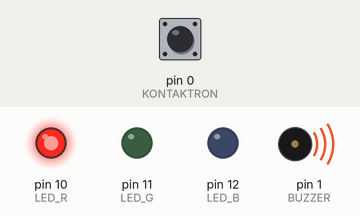
A sketch run on a simulated Arduino Uno, built with avr-gcc and run on an emulated ATmega328P. Shown: output pins drawn as LEDs (lit = HIGH), buzzer (waves = sounding). The test bench sets the inputs (shaded band); at power-on: pin 0 (KONTAKTRON) HIGH.

Above: at 1.2 s.
1.3 s: pin 0 (KONTAKTRON) pulled LOW for 0.15 s
At 1.37 s:
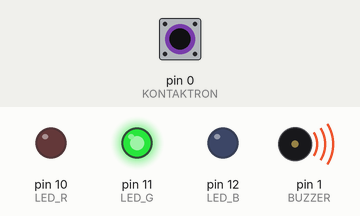
2.9 s: pin 0 (KONTAKTRON) pulled LOW for 3.2 s
At 7.3 s:
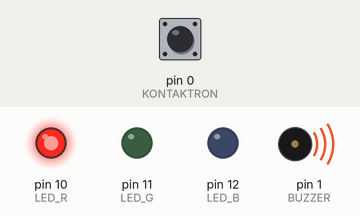
Timing chart, 0 to 8.8 s (numbered marks = the images above; inputs shaded):
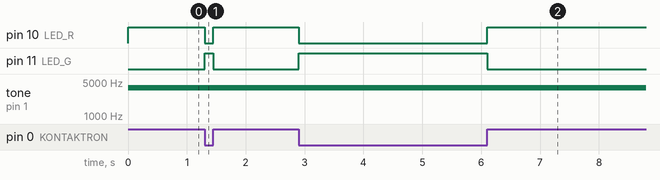

Measured:
- after the input at 1.3 s, pin 10 (LED_R): HIGH → LOW at once, → HIGH 0.15 s later; pin 11 (LED_G): LOW → HIGH at once, → LOW 0.15 s later
- after the input at 2.9 s, pin 10 (LED_R): HIGH → LOW at once, → HIGH 3.2 s later; pin 11 (LED_G): LOW → HIGH at once, → LOW 3.2 s later

The sketch:

07_alarm_otwarcia_okna.ino
```cpp
#define LED_R 10
#define LED_G 11
#define LED_B 12

#define KONTAKTRON 0
#define BUZZER 1

void setup() {
  pinMode(LED_R, OUTPUT); //Poszczególne piny sterujące diodą jako wyjścia
  pinMode(LED_G, OUTPUT);
  pinMode(LED_B, OUTPUT);

  pinMode(KONTAKTRON, INPUT_PULLUP);
  pinMode(BUZZER, OUTPUT);

  digitalWrite(LED_R, LOW); //Dioda wyłączona
  digitalWrite(LED_G, LOW);
  digitalWrite(LED_B, LOW);
}

void loop() {
  if (digitalRead(KONTAKTRON) == LOW) { //Jeśli czujnik zwarty
  digitalWrite(LED_R, LOW); //Stan OK - dioda zielona
  digitalWrite(LED_G, HIGH);
  } else {
    digitalWrite(LED_R, HIGH); //Stan ALARM - dioda czerwona
    digitalWrite(LED_G, LOW);
    tone(BUZZER, 3800);
  }
}
```
